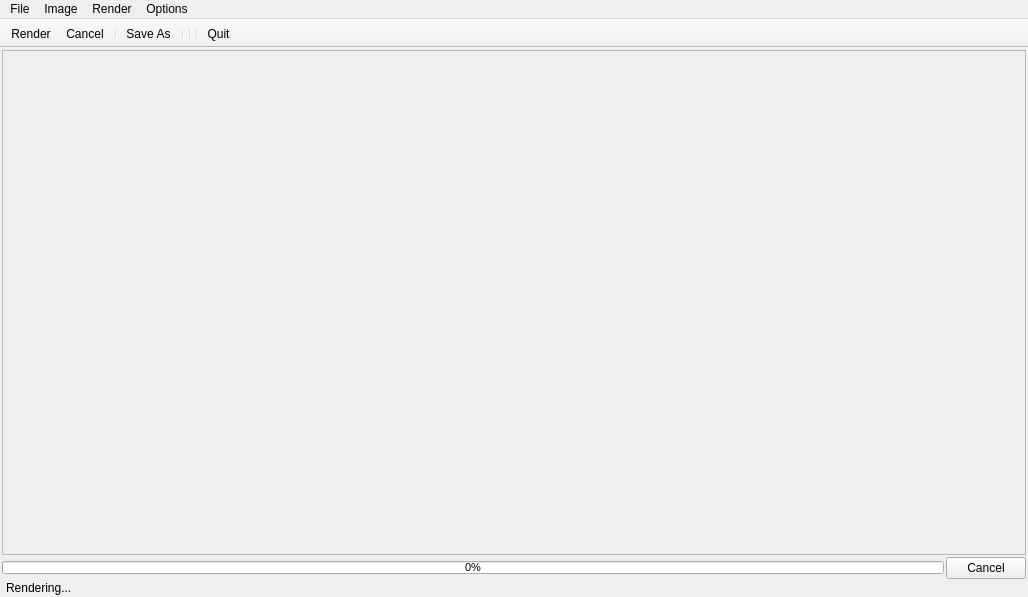
<?xml version="1.0" encoding="UTF-8"?>
<ui version="4.0">
 <class>WindowBase</class>
 <widget class="QMainWindow" name="WindowBase">
  <property name="geometry">
   <rect>
    <x>0</x>
    <y>0</y>
    <width>1028</width>
    <height>597</height>
   </rect>
  </property>
  <property name="windowTitle">
   <string>YafaRay's Rendering Output</string>
  </property>
  <widget class="QWidget" name="centralwidget">
   <layout class="QGridLayout" name="gridLayout">
    <property name="leftMargin">
     <number>0</number>
    </property>
    <property name="topMargin">
     <number>0</number>
    </property>
    <property name="rightMargin">
     <number>0</number>
    </property>
    <property name="bottomMargin">
     <number>0</number>
    </property>
    <property name="spacing">
     <number>0</number>
    </property>
    <item row="0" column="0">
     <layout class="QGridLayout" name="yafarayLayout">
      <property name="leftMargin">
       <number>2</number>
      </property>
      <property name="topMargin">
       <number>2</number>
      </property>
      <property name="rightMargin">
       <number>2</number>
      </property>
      <property name="bottomMargin">
       <number>2</number>
      </property>
      <property name="spacing">
       <number>2</number>
      </property>
      <item row="0" column="0" colspan="2">
       <widget class="QScrollArea" name="renderArea">
        <property name="frameShadow">
         <enum>QFrame::Plain</enum>
        </property>
        <property name="verticalScrollBarPolicy">
         <enum>Qt::ScrollBarAsNeeded</enum>
        </property>
        <property name="horizontalScrollBarPolicy">
         <enum>Qt::ScrollBarAsNeeded</enum>
        </property>
        <property name="widgetResizable">
         <bool>true</bool>
        </property>
        <property name="alignment">
         <set>Qt::AlignCenter</set>
        </property>
        <widget class="QWidget" name="scrollAreaWidgetContents">
         <property name="geometry">
          <rect>
           <x>0</x>
           <y>0</y>
           <width>1022</width>
           <height>491</height>
          </rect>
         </property>
        </widget>
       </widget>
      </item>
      <item row="1" column="0">
       <widget class="QProgressBar" name="progressbar">
        <property name="sizePolicy">
         <sizepolicy hsizetype="MinimumExpanding" vsizetype="Fixed">
          <horstretch>0</horstretch>
          <verstretch>0</verstretch>
         </sizepolicy>
        </property>
        <property name="minimumSize">
         <size>
          <width>0</width>
          <height>13</height>
         </size>
        </property>
        <property name="maximumSize">
         <size>
          <width>16777215</width>
          <height>13</height>
         </size>
        </property>
        <property name="font">
         <font>
          <pointsize>8</pointsize>
         </font>
        </property>
        <property name="value">
         <number>0</number>
        </property>
        <property name="alignment">
         <set>Qt::AlignCenter</set>
        </property>
        <property name="textVisible">
         <bool>true</bool>
        </property>
        <property name="orientation">
         <enum>Qt::Horizontal</enum>
        </property>
       </widget>
      </item>
      <item row="1" column="1">
       <widget class="QPushButton" name="cancelButton">
        <property name="text">
         <string>Cancel</string>
        </property>
       </widget>
      </item>
      <item row="2" column="0" colspan="2">
       <widget class="QLabel" name="yafLabel">
        <property name="sizePolicy">
         <sizepolicy hsizetype="Expanding" vsizetype="Preferred">
          <horstretch>0</horstretch>
          <verstretch>0</verstretch>
         </sizepolicy>
        </property>
        <property name="text">
         <string>Rendering...</string>
        </property>
        <property name="textFormat">
         <enum>Qt::AutoText</enum>
        </property>
        <property name="margin">
         <number>0</number>
        </property>
        <property name="indent">
         <number>4</number>
        </property>
        <property name="textInteractionFlags">
         <set>Qt::NoTextInteraction</set>
        </property>
       </widget>
      </item>
     </layout>
    </item>
   </layout>
  </widget>
  <widget class="QMenuBar" name="menubar">
   <property name="geometry">
    <rect>
     <x>0</x>
     <y>0</y>
     <width>1028</width>
     <height>22</height>
    </rect>
   </property>
   <widget class="QMenu" name="menuFile">
    <property name="title">
     <string>File</string>
    </property>
    <addaction name="actionSave_As"/>
    <addaction name="separator"/>
    <addaction name="actionQuit"/>
   </widget>
   <widget class="QMenu" name="menuImage">
    <property name="title">
     <string>Image</string>
    </property>
    <addaction name="actionZoom_In"/>
    <addaction name="actionZoom_Out"/>
    <addaction name="separator"/>
   </widget>
   <widget class="QMenu" name="menuRender_Oprions">
    <property name="title">
     <string>Render</string>
    </property>
    <addaction name="actionRender"/>
    <addaction name="actionCancel"/>
    <addaction name="separator"/>
    <addaction name="separator"/>
   </widget>
   <widget class="QMenu" name="menuOptions">
    <property name="title">
     <string>Options</string>
    </property>
    <addaction name="actionAskSave"/>
   </widget>
   <addaction name="menuFile"/>
   <addaction name="menuImage"/>
   <addaction name="menuRender_Oprions"/>
   <addaction name="menuOptions"/>
  </widget>
  <widget class="QToolBar" name="toolBar">
   <property name="minimumSize">
    <size>
     <width>0</width>
     <height>0</height>
    </size>
   </property>
   <property name="maximumSize">
    <size>
     <width>16777215</width>
     <height>34</height>
    </size>
   </property>
   <property name="windowTitle">
    <string>toolBar</string>
   </property>
   <property name="movable">
    <bool>false</bool>
   </property>
   <property name="iconSize">
    <size>
     <width>26</width>
     <height>26</height>
    </size>
   </property>
   <property name="toolButtonStyle">
    <enum>Qt::ToolButtonIconOnly</enum>
   </property>
   <property name="floatable">
    <bool>false</bool>
   </property>
   <attribute name="toolBarArea">
    <enum>TopToolBarArea</enum>
   </attribute>
   <attribute name="toolBarBreak">
    <bool>false</bool>
   </attribute>
   <addaction name="actionRender"/>
   <addaction name="actionCancel"/>
   <addaction name="separator"/>
   <addaction name="actionSave_As"/>
   <addaction name="separator"/>
   <addaction name="separator"/>
   <addaction name="separator"/>
   <addaction name="actionQuit"/>
  </widget>
  <action name="actionQuit">
   <property name="text">
    <string>Quit</string>
   </property>
   <property name="toolTip">
    <string>Quit YafaRay</string>
   </property>
   <property name="shortcut">
    <string>Ctrl+Q</string>
   </property>
  </action>
  <action name="actionSave_As">
   <property name="text">
    <string>Save As...</string>
   </property>
   <property name="toolTip">
    <string>Save the render</string>
   </property>
   <property name="shortcut">
    <string>Ctrl+S</string>
   </property>
  </action>
  <action name="actionZoom_In">
   <property name="text">
    <string>Zoom In</string>
   </property>
   <property name="shortcut">
    <string>+</string>
   </property>
  </action>
  <action name="actionZoom_Out">
   <property name="text">
    <string>Zoom Out</string>
   </property>
   <property name="shortcut">
    <string>-</string>
   </property>
  </action>
  <action name="actionSaveAlpha">
   <property name="checkable">
    <bool>true</bool>
   </property>
   <property name="text">
    <string>Save with alpha channel</string>
   </property>
   <property name="iconText">
    <string>Save with Alpha channel</string>
   </property>
   <property name="toolTip">
    <string>Enables saving the image with a transparency channel (RGBA)</string>
   </property>
  </action>
  <action name="actionShowDepth">
   <property name="checkable">
    <bool>true</bool>
   </property>
   <property name="text">
    <string>Show z-buffer channel</string>
   </property>
   <property name="toolTip">
    <string>Shows the z-buffer channel of the render</string>
   </property>
   <property name="shortcut">
    <string>Z</string>
   </property>
  </action>
  <action name="actionRender">
   <property name="text">
    <string>Render</string>
   </property>
   <property name="toolTip">
    <string>Render the loaded scene</string>
   </property>
   <property name="shortcut">
    <string>Ctrl+R</string>
   </property>
  </action>
  <action name="actionCancel">
   <property name="text">
    <string>Cancel</string>
   </property>
   <property name="toolTip">
    <string>Cancel current rendering process</string>
   </property>
   <property name="shortcut">
    <string>Ctrl+Shift+C</string>
   </property>
  </action>
  <action name="actionShowAlpha">
   <property name="checkable">
    <bool>true</bool>
   </property>
   <property name="text">
    <string>Show alpha channel</string>
   </property>
   <property name="toolTip">
    <string>Shows the alpha channel of the render</string>
   </property>
   <property name="shortcut">
    <string>A</string>
   </property>
  </action>
  <action name="actionShowRGB">
   <property name="checkable">
    <bool>true</bool>
   </property>
   <property name="text">
    <string>Show RGB buffer</string>
   </property>
   <property name="toolTip">
    <string>Shows the RGB channels of the render</string>
   </property>
   <property name="shortcut">
    <string>R</string>
   </property>
  </action>
  <action name="actionAskSave">
   <property name="checkable">
    <bool>true</bool>
   </property>
   <property name="text">
    <string>Ask to save before closing</string>
   </property>
   <property name="toolTip">
    <string>Enable/disable ask before closing dialog</string>
   </property>
  </action>
  <action name="actionSaveDepth">
   <property name="checkable">
    <bool>true</bool>
   </property>
   <property name="text">
    <string>Save with Z-Buffer</string>
   </property>
   <property name="toolTip">
    <string>Save with Z-Buffer</string>
   </property>
   <property name="shortcut">
    <string>Alt+Shift+Z</string>
   </property>
  </action>
  <action name="actionDrawParams">
   <property name="checkable">
    <bool>true</bool>
   </property>
   <property name="text">
    <string>Add render parameters badge</string>
   </property>
   <property name="toolTip">
    <string>Add a badge with the parameters of the render</string>
   </property>
  </action>
 </widget>
 <resources/>
 <connections/>
</ui>
